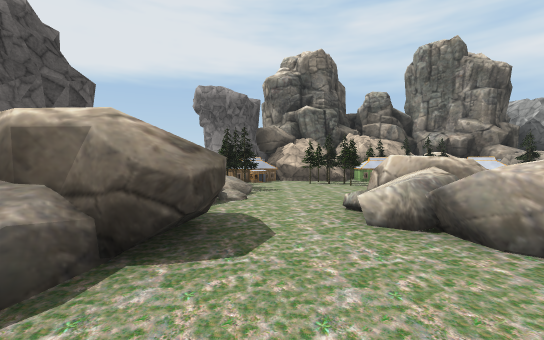
[1] (above)

17 first-person views from a walk through a 3-D level made in the Unity game engine. The camera is 1.3 m above the floor, tilts 2° down and sees 90° across. The floor is counted in squares, 2 m on a side. Each view is taken from the middle of a square. On the plan, view 1 faces up. The plan holds only what a view shows up to about 9 squares ahead; the rest is blank. The place goes on beyond the plan. The player is left out. Some surface patterns are stand-ins.

[2]
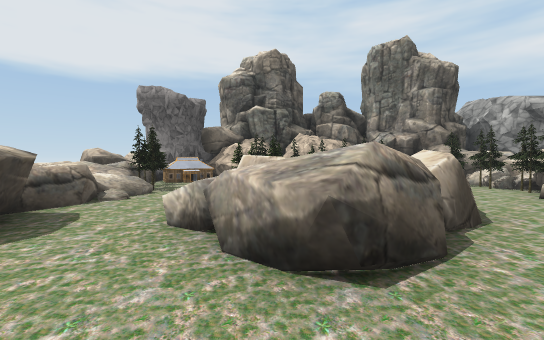

[3]
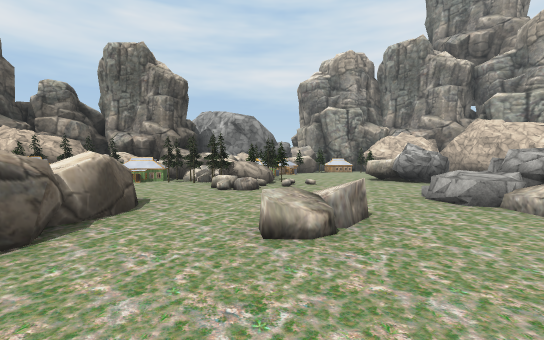

[4]
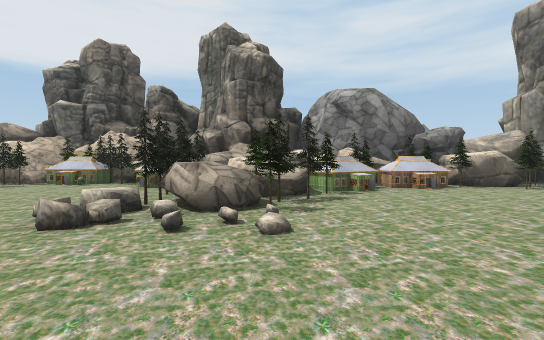

[5]
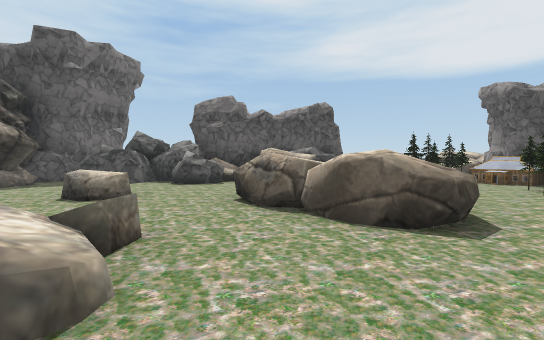

[6]
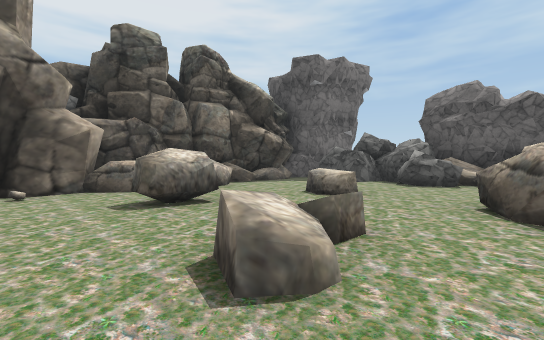

[7]
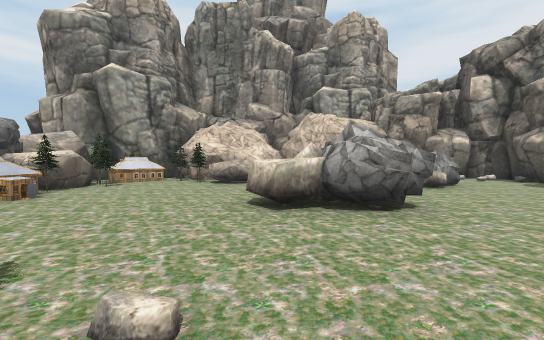

[8]
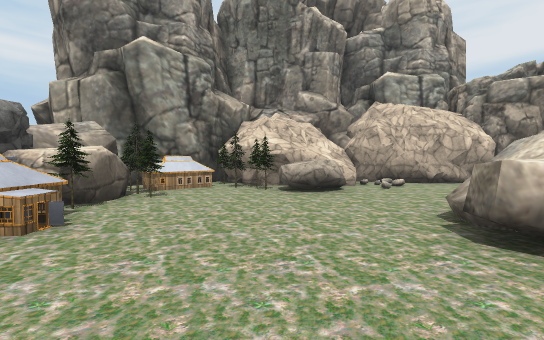

[9]
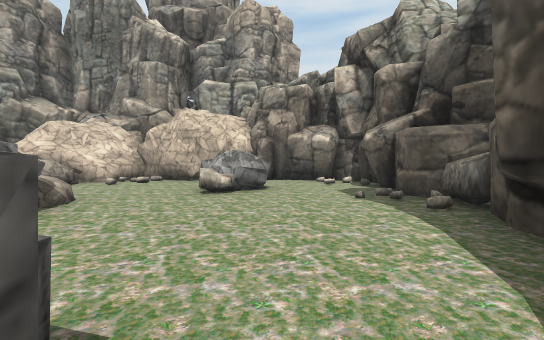

[10]
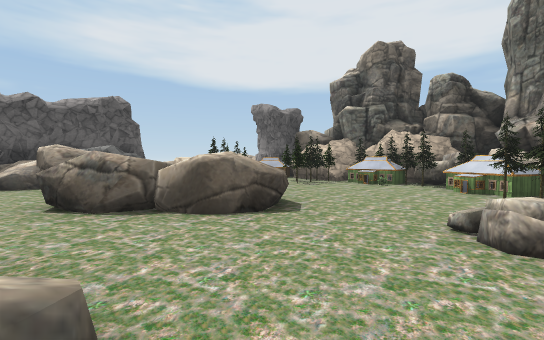

[11]
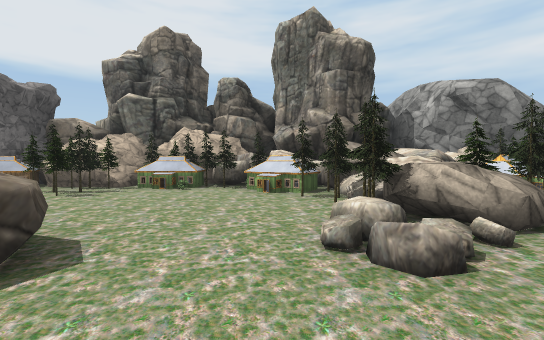

[12]
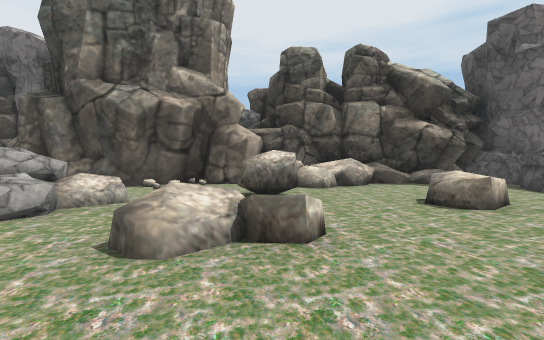

[13]
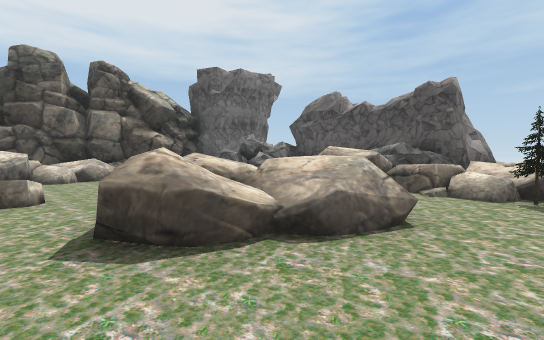

[14]
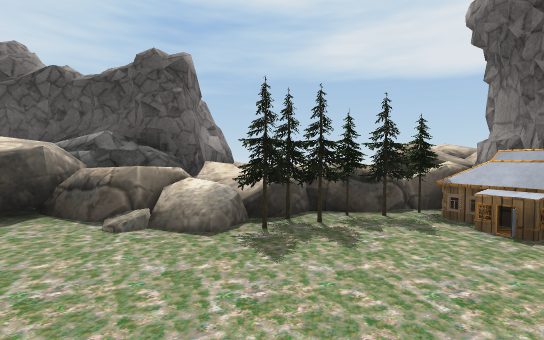

[15]
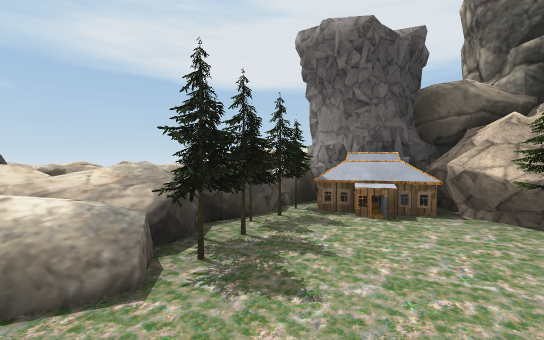

[16]
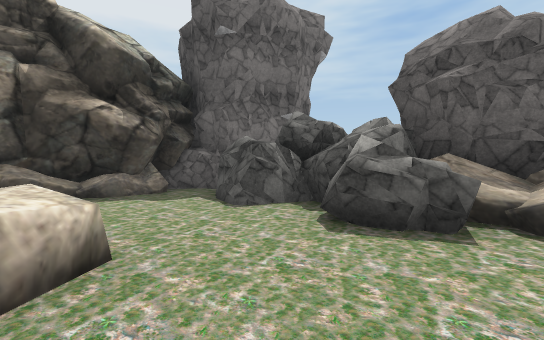

[17]
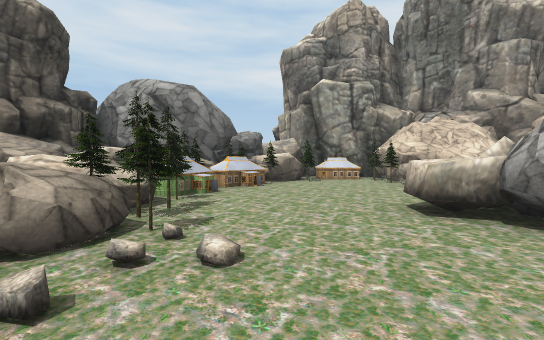

### Floor plan
Key: @ floor where view 1 was taken; # wall or solid block; . floor; / step, stairs or slope; = window, fence, low wall or low ledge; ^ raised ledge; O other object.
Columns run from 4 left of view 1 to 18 right of it. Each row starts with its distance up from view 1.
 11   OOOOOO OOO     O
 10 OO  OOOOOOOO   OOO
  9  OO#OOOOOOOO  OOOOO ##
  8 OOOO.OO./O^O OOOOOOOO^
  7 OOOO..O....OOOO^...O^^#
  6 OOOO.......OOOO......O#
  5 ## /..O/..OOOO......OO
  4 ##OO./O/O...OO......O#
  3  #OO.O  O.......OO...^#
  2  #OO..OO........OO... #
  1 O#=......OO.....OO....#
  0 OOOO@.......OO........#
 -1  OOO..O....//O.....OO.#
 -2   OO.....O.........O..#
 -3   OO....O.... ........#
 -4   #....O O. #####//.. #
 -5   ##OOOO#O###   #O#####
 -6        ####       #

Positions as (right, up) in squares from view 1, and headings:
1: (0, 0), facing up
2: (2, 0), facing up
3: (3, -1), facing up-right
4: (9, 1), facing up
5: (7, 2), facing left
6: (7, 2), facing down-left
7: (8, 3), facing right
8: (10, 5), facing right
9: (9, -2), facing right
10: (7, 1), facing up-left
11: (6, 2), facing up
12: (5, 3), facing down
13: (5, 6), facing down-left
14: (2, 6), facing left
15: (1, 5), facing up-left
16: (2, 1), facing down-left
17: (8, 2), facing up-right
